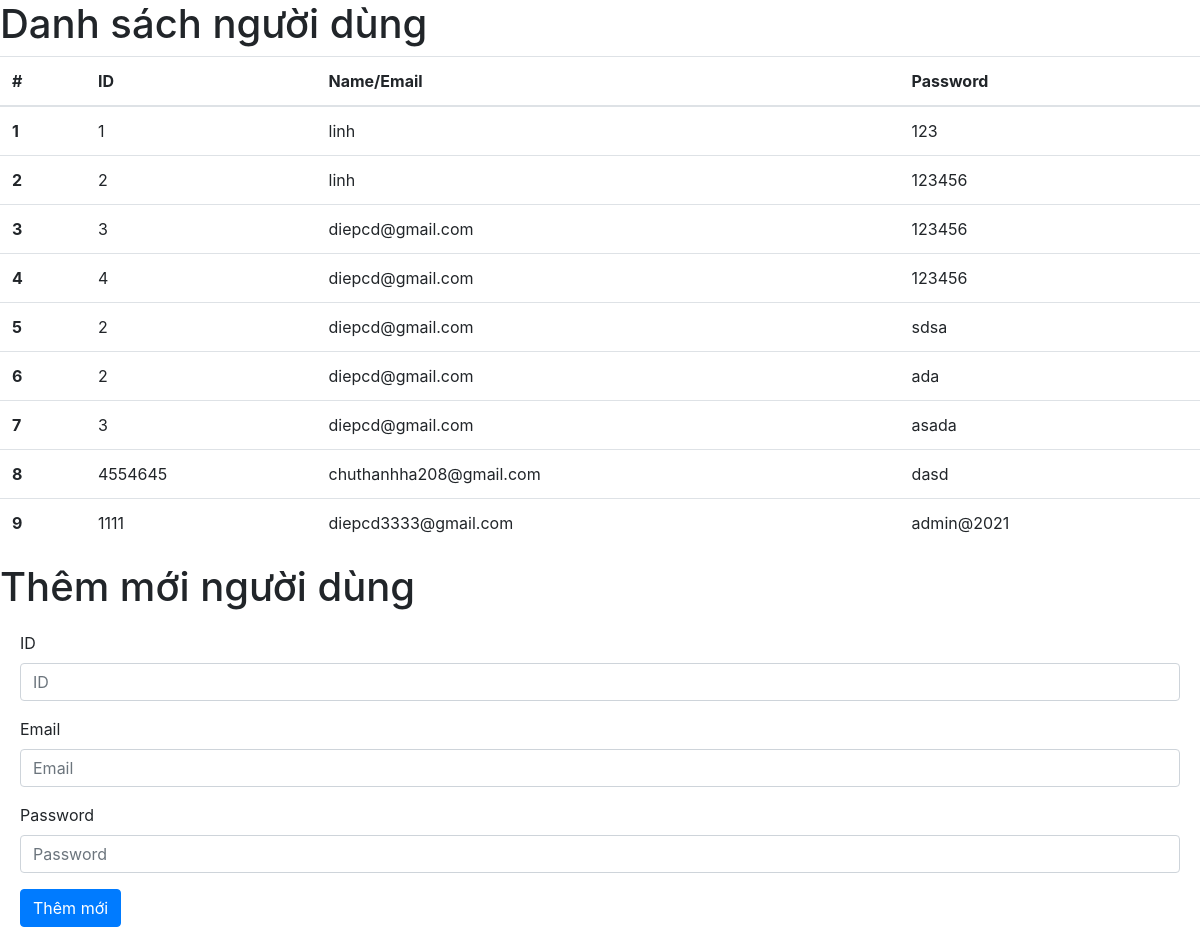
/themmoi.php (signed in), run on the app's committed database.
### tables this page shows
CREATE TABLE `users`  (
  `id` int(11) NOT NULL,
  `name` varchar(255) NOT NULL,
  `password` varchar(12) NOT NULL,
  `is_admin` tinyint(255) NULL DEFAULT 0
);

### danhsach.php (the view, shortened to what this page needs)
<h1>Danh sách người dùng</h1>
<table class="table" id="tblUser">
    <thead>
        <tr>
            <th scope="col">#</th>
            <th scope="col">ID</th>
            <th scope="col">Name/Email</th>
            <th scope="col">Password</th>
        </tr>
    </thead>
    <tbody>
        <?php
        $dbConnection = new dbConnection();
        $conn = $dbConnection->getConnection();
        $sql = "SELECT id, name, password FROM users";
        $result = $conn->query($sql);
        if ($result->num_rows > 0) {
            $stt = 0;
            while ($row = $result->fetch_assoc()) {
                $stt++; ?>
                <tr>
                    <th scope="row">
                        <?= $stt ?>
                    </th>
                    <td>
                        <?= $row["id"] ?>
                    </td>
                    <td>
                        <?= $row["name"] ?>
                    </td>
                    <td>
                        <?= $row["password"] ?>
                    </td>
                </tr>
        <?php
            }
        } else {
            echo "0 results";
        }
        ?>
    </tbody>
</table>

### themmoi.php (shortened to what this page needs)
<!DOCTYPE html>
<html lang="en">
<head>
    <link rel="stylesheet" href="https://cdn.jsdelivr.net/npm/bootstrap@4.6.0/dist/css/bootstrap.min.css">
</head>
<body>
    <?php include("danhsach.php"); ?>
    <h1>Thêm mới người dùng</h1>
    <div class="bs-example">
        <form id="frmThemMoi" action="" method="POST">
            <div class="form-group">
                <label for="inputIDC">ID</label>
                <input type="id" class="form-control" id="inputID" name="inputID" placeholder="ID" required>
            </div>
            <div class="form-group">
                <label for="inputEmail">Email</label>
                <input type="email" class="form-control" id="inputEmail" name="inputEmail" placeholder="Email" required>
            </div>
            <div class="form-group">
                <label for="inputPassword">Password</label>
                <input type="password" class="form-control" id="inputPassword" name="inputPassword" placeholder="Password" required>
            </div>
            <button id="btnThemMoi" type="submit" class="btn btn-primary">Thêm mới</button>
        </form>
    </div>
</body>
</html>

### themmoi.php (style rules this page uses)
.bs-example { margin: 20px; }

### data on the page
users: id "1", name "linh", password "123"
users: id "2", name "linh", password "123456"
users: id "3", name "diepcd@gmail.com", password "123456"
users: id "4", name "diepcd@gmail.com", password "123456"
users: id "2", name "diepcd@gmail.com", password "sdsa"
users: id "2", name "diepcd@gmail.com", password "ada"
users: id "3", name "diepcd@gmail.com", password "asada"
users: id "4554645", name "chuthanhha208@gmail.com", password "dasd"
users: id "1111", name "diepcd3333@gmail.com", password "admin@2021"
